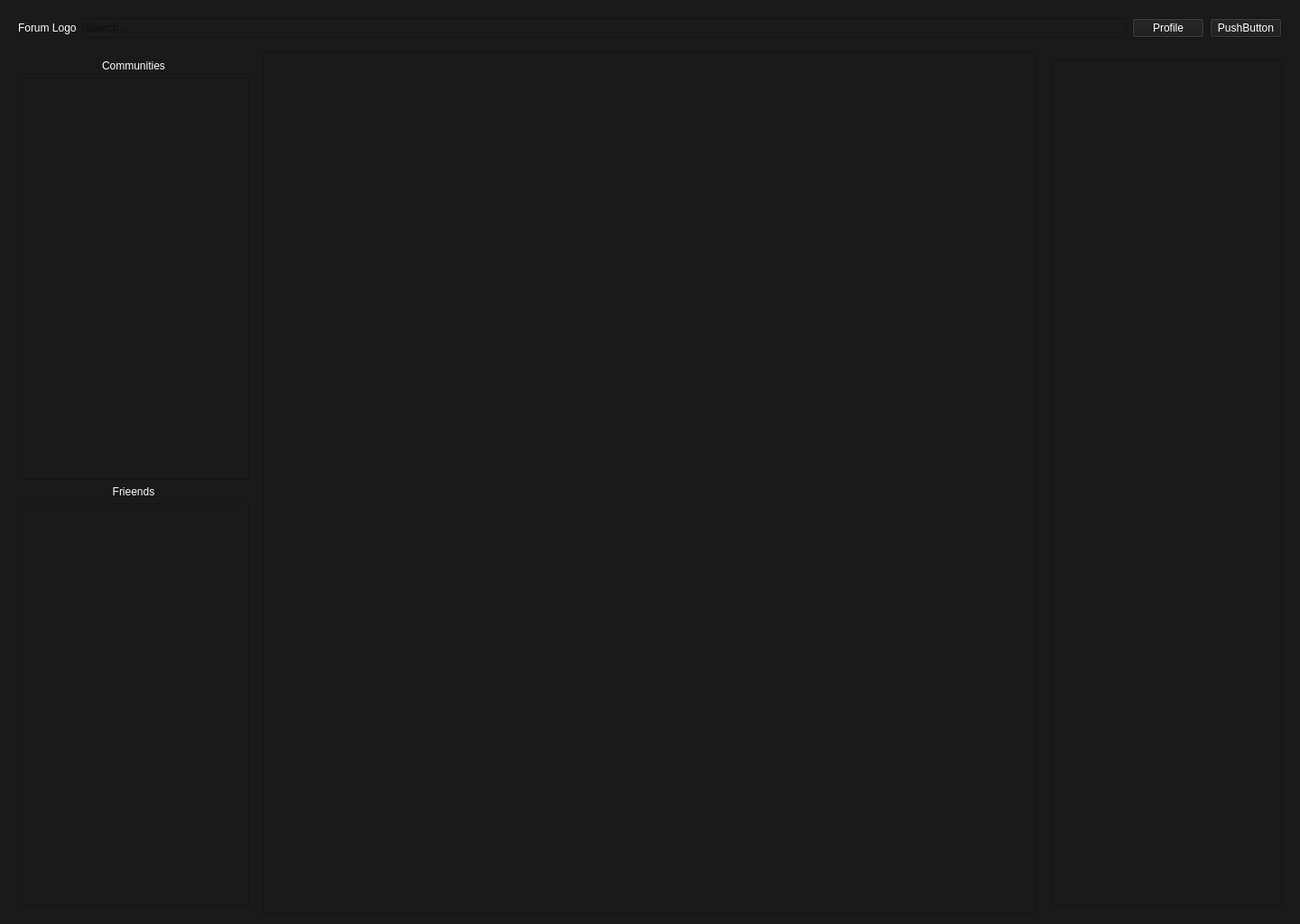
<?xml version="1.0" encoding="UTF-8"?>
<ui version="4.0">
 <class>ForumAppUI</class>
 <widget class="QWidget" name="ForumAppUI">
  <property name="geometry">
   <rect>
    <x>0</x>
    <y>0</y>
    <width>1440</width>
    <height>1024</height>
   </rect>
  </property>
  <property name="layoutDirection">
   <enum>Qt::LayoutDirection::LeftToRight</enum>
  </property>
  <property name="styleSheet">
   <string notr="true">background: #1A1A1B;</string>
  </property>
  <layout class="QVBoxLayout" name="mainVerticalLayout">
   <item>
    <widget class="QWidget" name="topNavBar" native="true">
     <property name="sizePolicy">
      <sizepolicy hsizetype="Preferred" vsizetype="Fixed">
       <horstretch>0</horstretch>
       <verstretch>0</verstretch>
      </sizepolicy>
     </property>
     <layout class="QHBoxLayout" name="topNavLayout">
      <item>
       <widget class="QLabel" name="logoLabel">
        <property name="styleSheet">
         <string notr="true">color:white;</string>
        </property>
        <property name="text">
         <string>Forum Logo</string>
        </property>
       </widget>
      </item>
      <item>
       <widget class="QLineEdit" name="searchBar">
        <property name="placeholderText">
         <string>Search...</string>
        </property>
       </widget>
      </item>
      <item>
       <widget class="QPushButton" name="profileButton">
        <property name="styleSheet">
         <string notr="true">color:white;
</string>
        </property>
        <property name="text">
         <string>Profile</string>
        </property>
       </widget>
      </item>
      <item>
       <widget class="QPushButton" name="pushButton">
        <property name="styleSheet">
         <string notr="true">color:white;</string>
        </property>
        <property name="text">
         <string>PushButton</string>
        </property>
       </widget>
      </item>
     </layout>
    </widget>
   </item>
   <item>
    <layout class="QHBoxLayout" name="mainLayout">
     <item>
      <widget class="QWidget" name="leftSideBar" native="true">
       <property name="sizePolicy">
        <sizepolicy hsizetype="Fixed" vsizetype="Preferred">
         <horstretch>0</horstretch>
         <verstretch>0</verstretch>
        </sizepolicy>
       </property>
       <layout class="QVBoxLayout" name="sidebarLayout">
        <item>
         <widget class="QLabel" name="label">
          <property name="styleSheet">
           <string notr="true">color: rgb(255, 255, 255);
font: 600 14pt &quot;Segoe UI&quot;;</string>
          </property>
          <property name="text">
           <string>Communities</string>
          </property>
          <property name="alignment">
           <set>Qt::AlignmentFlag::AlignCenter</set>
          </property>
         </widget>
        </item>
        <item>
         <widget class="QListWidget" name="communityList"/>
        </item>
        <item>
         <widget class="QLabel" name="label_2">
          <property name="styleSheet">
           <string notr="true">color: rgb(255, 255, 255);
font: 600 14pt &quot;Segoe UI&quot;;</string>
          </property>
          <property name="text">
           <string>Frieends</string>
          </property>
          <property name="alignment">
           <set>Qt::AlignmentFlag::AlignCenter</set>
          </property>
         </widget>
        </item>
        <item>
         <widget class="QListWidget" name="friendsList"/>
        </item>
       </layout>
      </widget>
     </item>
     <item>
      <widget class="QScrollArea" name="ContentPosts_ScrollArea">
       <property name="widgetResizable">
        <bool>true</bool>
       </property>
       <widget class="QWidget" name="scrollAreaWidgetContents">
        <property name="geometry">
         <rect>
          <x>0</x>
          <y>0</y>
          <width>858</width>
          <height>954</height>
         </rect>
        </property>
        <layout class="QVBoxLayout" name="postsLayout">
         <property name="sizeConstraint">
          <enum>QLayout::SizeConstraint::SetNoConstraint</enum>
         </property>
        </layout>
       </widget>
      </widget>
     </item>
     <item>
      <widget class="QWidget" name="rightSideBar" native="true">
       <property name="sizePolicy">
        <sizepolicy hsizetype="Fixed" vsizetype="Preferred">
         <horstretch>0</horstretch>
         <verstretch>0</verstretch>
        </sizepolicy>
       </property>
       <layout class="QVBoxLayout" name="rightsidebarLayout">
        <item>
         <widget class="QListWidget" name="recentPostsList"/>
        </item>
       </layout>
      </widget>
     </item>
    </layout>
   </item>
  </layout>
 </widget>
 <resources/>
 <connections/>
</ui>
